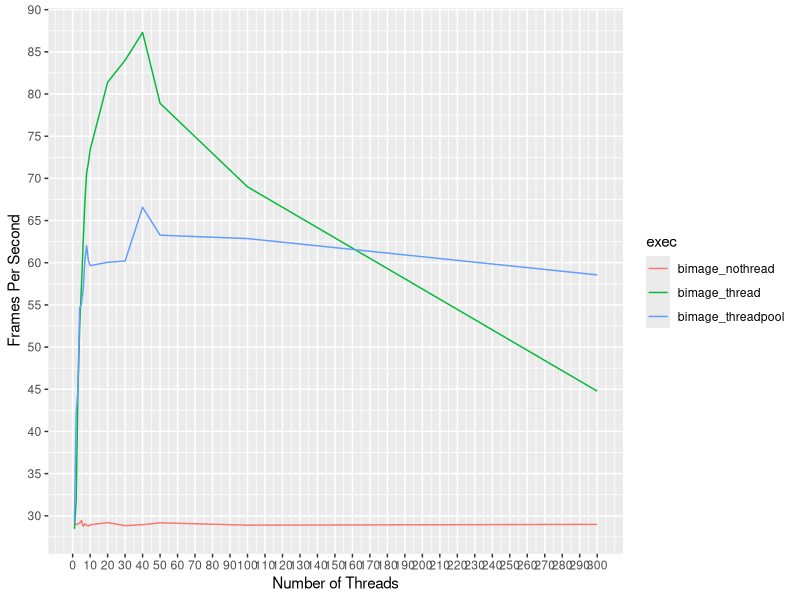
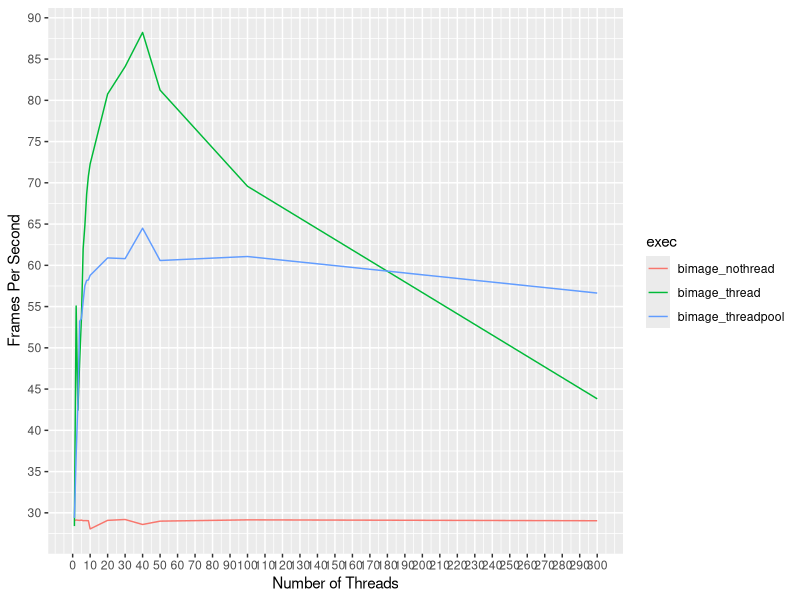
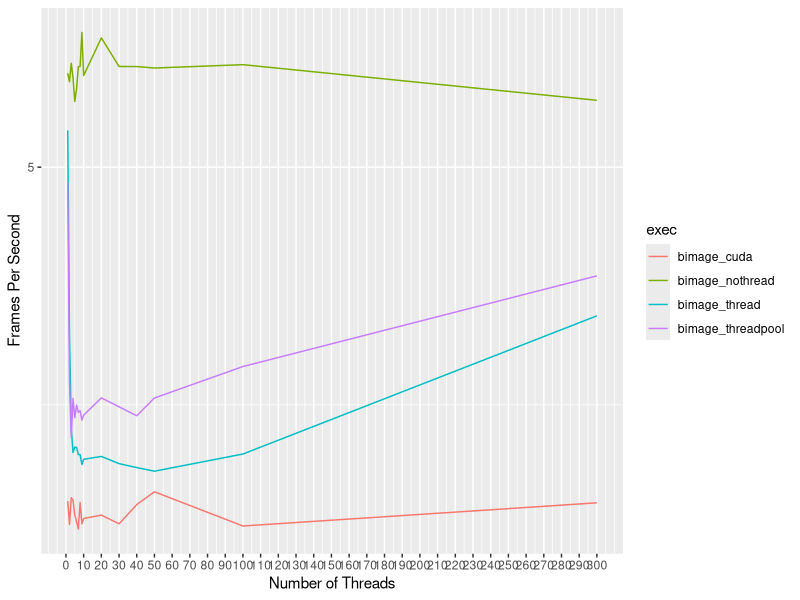

The R script that drew these images, in order:
library("ggplot2")
library("scales")

number_ticks <- function(n) { function(limits) pretty(limits, n) }

wash_frames60 <- read.csv("wash_frames60.csv")
wash_frames1200 <- read.csv("wash_frames1200.csv")
jetson_frames60 <- read.csv("jetson_frames60.csv")

png("wash_frames60.png", width=1600, height=900, res=150)
ggplot(wash_frames60, aes(x=numthreads, y=time, col=exec)) +
  geom_line() +
  scale_x_continuous(breaks=seq(0,300,by=10)) + 
  scale_y_continuous(breaks=seq(0,100,by=5)) + 
  ylab("Frames Per Second") + 
  xlab("Number of Threads")

png("wash_frames1200.png", width=1600, height=900, res=150)
ggplot(wash_frames1200, aes(x=numthreads, y=time, col=exec)) +
  geom_line() + 
  scale_x_continuous(breaks=seq(0,300,by=10)) + 
  scale_y_continuous(breaks=seq(0,100,by=5)) + 
  ylab("Frames Per Second") + 
  xlab("Number of Threads")

png("jetson_frames60.png", width=1600, height=900, res=150)
ggplot(jetson_frames60, aes(x=numthreads, y=time, col=exec)) +
  geom_line() +
  scale_x_continuous(breaks=seq(0,300,by=10)) + 
  scale_y_continuous(breaks=seq(0,100,by=5)) + 
  ylab("Frames Per Second") + 
  xlab("Number of Threads")

dev.off()
